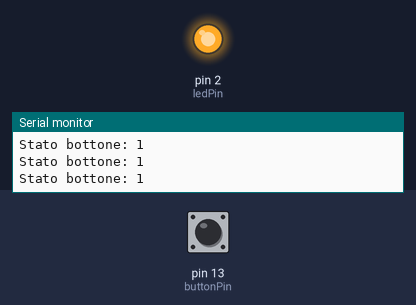
The sketch below on a simulated Arduino Uno, built with avr-gcc and run on an emulated ATmega328P. On the bench: output pins drawn as LEDs (lit = HIGH), the last lines printed to the serial monitor. Inputs (shaded band) come from the test bench; at power-on: pin 13 (buttonPin) HIGH.

Above: at 1.8 s.
1.9 s: pin 13 (buttonPin) pulled LOW for 0.6 s
At 2.4 s:
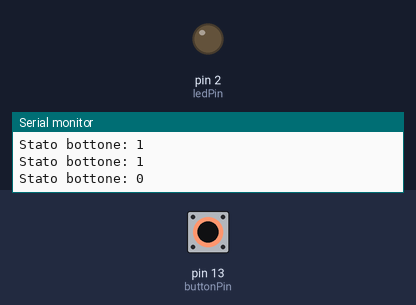
4.0 s: pin 13 (buttonPin) pulled LOW for 3.2 s
At 7.9 s:
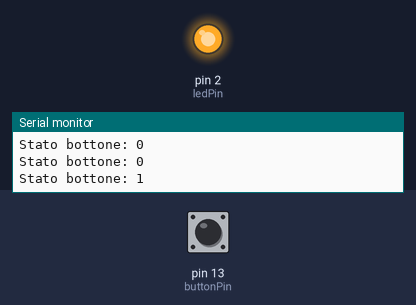
Timing chart, 0 to 9.4 s (numbered marks = the images above; inputs shaded):
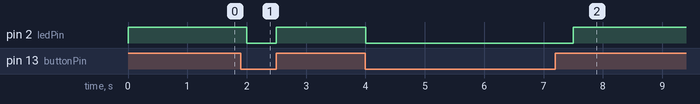

Measured:
- after the input at 1.9 s, pin 2 (ledPin): HIGH → LOW after 0.10 s, → HIGH 0.50 s later
- after the input at 4.0 s, pin 2 (ledPin): HIGH → LOW at once, → HIGH 3.5 s later

The sketch:

2026-03-26-review-for-test.ino
```cpp
const int ledPin = 2;
const int buttonPin = 13;
bool isButtonPressed = false;

void setup()
{
  pinMode(buttonPin, INPUT_PULLUP);
  pinMode(ledPin, OUTPUT);
  Serial.begin(9600);
}

void loop()
{
  isButtonPressed = digitalRead(buttonPin);
  if(isButtonPressed) {
    digitalWrite(ledPin, HIGH);
  } else {
    digitalWrite(ledPin, LOW);
  }

  Serial.print("Stato bottone: ");
  Serial.println(isButtonPressed);
  delay(500);
}
```
